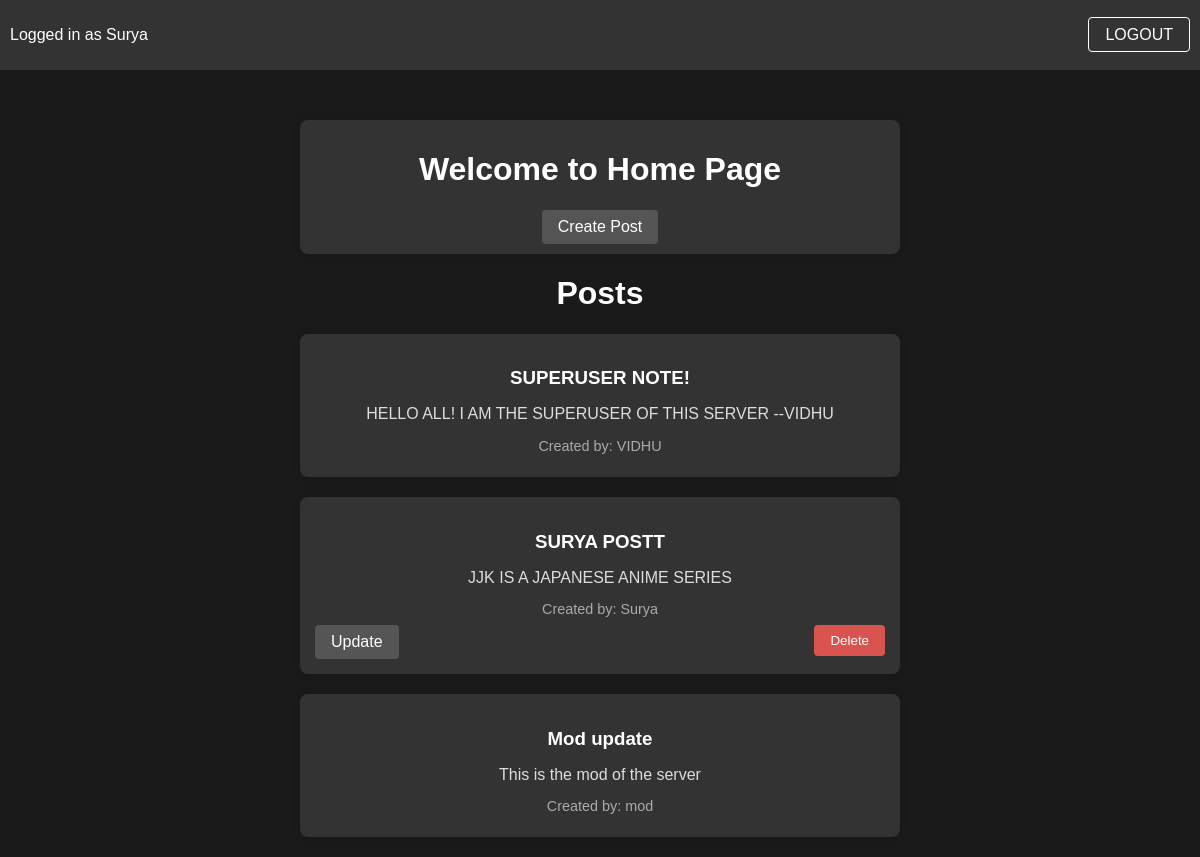
The page /home/ (signed in) on the database its author committed.
### myapp/models.py (models this page shows, shortened)
class Post(models.Model):
    author=models.ForeignKey(User,on_delete=models.CASCADE)
    title=models.CharField(max_length=100)
    description=models.TextField()
    created_at=models.DateTimeField(auto_now_add=True)

### myapp/views.py (the view)
# urls.py: 2. Add a URL to urlpatterns:  path('', views.home, name='home')
@login_required(login_url='/login')
def home(request):
    posts=Post.objects.all()
    try:
        if request.method=="POST":
            postid=request.POST.get('post-id')
            userid=request.POST.get('user-id')
            unbanid=request.POST.get('unban-user-id')
            if postid:
                post=Post.objects.get(id=postid)
                if post.author==request.user or request.user.has_perm('myapp.delete_post'):
                    post.delete()
            if userid is not None:
                banned=Group.objects.get(name='banned')
                user=User.objects.get(id=userid)
                grpnames=user.groups.all()
                for grp in grpnames:
                    user.groups.remove(grp)
                user.groups.add(banned)
                user.save()
            if unbanid is not None:
                banned=Group.objects.get(name="banned")
                default=Group.objects.get(name="default")
                user=User.objects.get(id=unbanid)
                user.groups.remove(banned)
                user.groups.add(default)
                user.save()
    except:
        return HttpResponse('Cannot perform operation')
    return render(request,'home.html',{'posts':posts})

### myapp/templates/home.html (shortened to what this page needs)
<!DOCTYPE html>
<html lang="en">
<head>
</head>
<body>
    <nav>
        <div>
            <p>Logged in as <span>{{ user.username }}</span></p>
        </div>
        <div>
            <a href="{% url 'logout' %}" class="logout">LOGOUT</a>
        </div>
    </nav>
    <div class="container">
        <div class="content">
            <div class="header">
                <h1>Welcome to Home Page</h1>
                <a href="{% url 'createpost' %}" class="button">Create Post</a>
            </div>
            {% if posts %}
                <h1>Posts</h1>
                <div class="posts">
                    {% for post in posts %}
                        <div class="post">
                            <h3>{{ post.title }}</h3>
                            <p>{{ post.description }}</p>
                            <p class="author">Created by: {{ post.author.username }}</p>
                            <div class="buttons">
                                {% if post.author == user %}
                                    <a href="{% url 'updatepost' post.id %}" class="button">Update</a>
                                {% endif %}
                                <form method="post">
                                    {% if post.author == user or perms.myapp.delete_post and not post.author.is_superuser %}
                                        <button name="post-id" value="{{ post.id }}" class="button delete-button">Delete</button>
                                    {% endif %}
                                </form>
                            </div>
                        </div>
                    {% endfor %}
                </div>
            {% else %}
                <div class="no-posts">
                    <h1>No Posts</h1>
                </div>
            {% endif %}
        </div>
    </div>
</body>
</html>

### myapp/templates/home.html (style rules this page uses)
body { font-family: Arial, sans-serif; background-color: #1a1a1a; color: #fff; margin: 0; padding: 0; }
nav { background-color: #333; color: #fff; padding: 10px; display: flex; justify-content: space-between; align-items: center; }
.container { display: flex; justify-content: center; align-items: flex-start; margin-top: 50px; text-align: center; }
.content { width: 50%; }
.header { background-color: #333; color: #fff; padding: 10px; text-align: center; border-radius: 8px; box-shadow: 0 0 10px rgba(0, 0, 0, 0.1); }
.post { background-color: #333; color: white; padding: 15px; margin-bottom: 20px; border-radius: 8px; box-shadow: 0 0 10px rgba(0, 0, 0, 0.1); }
.post h3 { margin-bottom: 8px; }
.post p { color: #ddd; margin-bottom: 12px; }
.post .author { color: #aaa; font-size: 0.9em; margin-bottom: 8px; }
.buttons { display: flex; justify-content: space-between; }
.button { background-color: #555; color: white; padding: 8px 16px; border: none; border-radius: 4px; cursor: pointer; text-decoration: none; display: inline-block; }
.delete-button { background-color: #d9534f; }
.logout { color: #fff; text-decoration: none; padding: 8px 16px; border: 1px solid #fff; border-radius: 4px; }

### rows shown on the page
Post: title "SUPERUSER NOTE!", description "HELLO ALL! I AM THE SUPERUSER OF THIS SERVER --VIDHU", author.username "VIDHU"
Post: title "SURYA POSTT", description "JJK IS A JAPANESE ANIME SERIES", author.username "Surya", shows "Update", {{ post.id }} 10 (drawn)
Post: title "Mod update", description "This is the mod of the server", author.username "mod"

### other values the page prints
{{ user.username }} "Surya"
